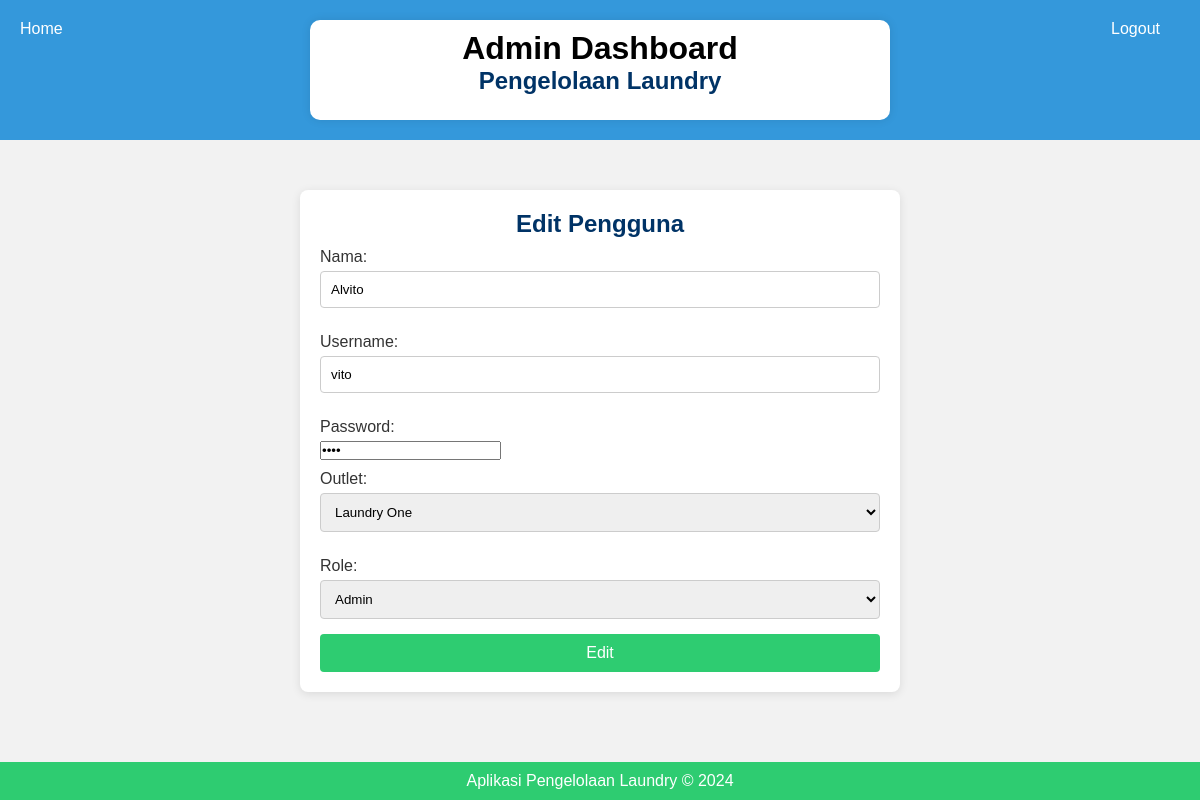
The app's page /edit_pengguna.php?id=1 (signed in) with its own data.
### tables this page shows
CREATE TABLE `tb_user` (
  `id` int(11) NOT NULL,
  `nama` varchar(100) DEFAULT NULL,
  `username` varchar(30) DEFAULT NULL,
  `password` text DEFAULT NULL,
  `id_outlet` int(11) DEFAULT NULL,
  `role` enum('admin','kasir','owner') DEFAULT NULL
);

CREATE TABLE `tb_outlet` (
  `id` int(11) NOT NULL,
  `nama` varchar(100) DEFAULT NULL,
  `alamat` text DEFAULT NULL,
  `tlp` varchar(15) DEFAULT NULL
);

### edit_pengguna.php (the view, shortened to what this page needs)
<?php
include 'koneksi.php';
$id = $_GET['id'];
$query = "SELECT * FROM tb_user WHERE id = '$id'";
$result = mysqli_query($koneksi, $query);
$data = mysqli_fetch_assoc($result);
?>
<!DOCTYPE html>
<html lang="id">
<head>
    <link rel="stylesheet" href="css/style.css">
    <link rel="stylesheet" href="css/registrasi.css">
</head>
<header>
    <div class="container">
        <div class="branding">
            <h1>Admin Dashboard</h1>
            <h2>Pengelolaan Laundry</h2>
        </div>
    </div>
    <ul class="logout">
        <li><a href="logout.php">Logout</a></li>
    </ul>
    <ul class="home">
        <li><a href="admin_dashboard.php">Home</a></li>
    </ul>
</header>
<body>
    <div class="container">
        <h2>Edit Pengguna</h2>
        <form method="POST" action="">
            <label for="nama">Nama:</label>
            <input type="text" name="nama" value="<?php echo $data['nama']; ?>" required>
            <label for="username">Username:</label>
            <input type="text" name="username" value="<?php echo $data['username']; ?>" required>
            <label for="password">Password:</label>
            <input type="password" name="password" value="<?php echo $data['password']; ?>" required>
            <label for="id_outlet">Outlet:</label>
            <select name="id_outlet" required>
                <?php
                include 'koneksi.php';
                $query = "SELECT * FROM tb_outlet";
                $result = mysqli_query($koneksi, $query);
                while ($data_outlet = mysqli_fetch_assoc($result)) {
                    ?>
                    <option value="<?php echo $data_outlet['id']; ?>" <?php if ($data_outlet['id'] == $data['id_outlet']) echo 'selected'; ?>><?php echo $data_outlet['nama']; ?></option>
                    <?php
                }
                ?>
            </select>
            <label for="role">Role:</label>
            <select name="role" required>
                <option value="admin" <?php if ($data['role'] == 'admin') echo 'selected'; ?>>Admin</option>
            </select>
            <button type="submit" name="edit">Edit</button>
        </form>
    </div>
    <footer>
        <p>Aplikasi Pengelolaan Laundry &copy; 2024</p>
    </footer>
</body>
</html>

### css/style.css (style rules this page uses)
* { margin: 0; padding: 0; box-sizing: border-box; }
body { font-family: Arial, sans-serif; background-color: #f4f4f4; margin: 0; padding: 0; }
header { background-color: #3498db; color: #000000; padding: 20px; text-align: center; position: relative; }
header .container { max-width: 650px; margin: 0 auto; padding: 10px; background-color: #fff; border-radius: 10px 10px 10px 10px; box-shadow: 0 0 10px rgba(0, 0, 0, 0.1); height: 100px; }
header ul { list-style: none; margin: 0; padding: 0; position: absolute; top: 20px; }
header ul li { display: inline-block; margin-right: 20px; }
header ul li a { color: #fff; text-decoration: none; transition: color 0.3s ease; }
.logout { position: absolute; right: 20px; top: 20px; color: #fff; text-decoration: none; transition: color 0.3s ease; }
.home { position: absolute; left: 20px; bottom: 10px; color: #fff; text-decoration: none; transition: color 0.3s ease; }
.container { max-width: 1200px; margin: 40px auto; padding: 20px; background-color: #fff; border-radius: 10px; box-shadow: 0 0 10px rgba(0, 0, 0, 0.1); }
footer { background-color: #2ecc71; color: #fff; padding: 10px; text-align: center; clear: both; position: fixed; bottom: 0; width: 100%; }

### css/registrasi.css (style rules this page uses)
body { font-family: Arial, sans-serif; background-color: #f2f2f2; margin: 0; padding: 0; }
.container { width: 50%; margin: 50px auto; background-color: #ffffff; padding: 20px; border-radius: 8px; box-shadow: 0 2px 10px rgba(0, 0, 0, 0.1); }
h2 { text-align: center; color: #003366; }
label { display: block; margin: 10px 0 5px; color: #333; }
input[type="text"], textarea, select { width: 100%; padding: 10px; margin-bottom: 15px; border: 1px solid #ccc; border-radius: 4px; }
button { width: 100%; padding: 10px; background-color: #2ecc71; border: none; border-radius: 4px; color: #fff; font-size: 16px; cursor: pointer; }

### records on screen
tb_user: nama "Alvito", username "vito", id_outlet "Laundry One", role "Admin"
